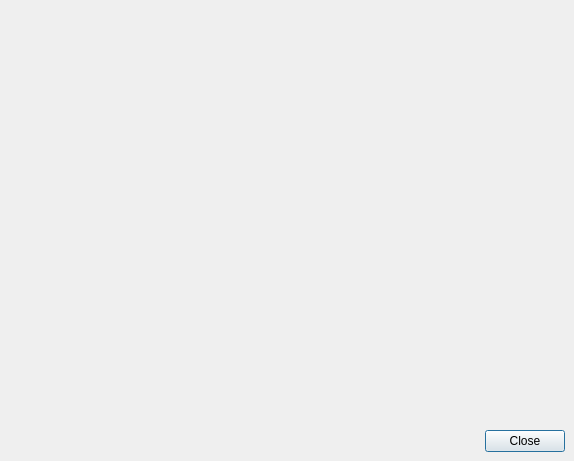
<?xml version="1.0" encoding="UTF-8"?>
<ui version="4.0">
 <class>BrowserDialog</class>
 <widget class="QDialog" name="BrowserDialog">
  <property name="geometry">
   <rect>
    <x>0</x>
    <y>0</y>
    <width>574</width>
    <height>461</height>
   </rect>
  </property>
  <property name="windowTitle">
   <string>Browser</string>
  </property>
  <layout class="QVBoxLayout">
   <property name="spacing">
    <number>6</number>
   </property>
   <property name="margin" stdset="0">
    <number>9</number>
   </property>
   <item>
    <widget class="lay::BrowserPanel" name="browser" native="true">
     <property name="sizePolicy">
      <sizepolicy hsizetype="Ignored" vsizetype="Expanding">
       <horstretch>0</horstretch>
       <verstretch>0</verstretch>
      </sizepolicy>
     </property>
    </widget>
   </item>
   <item>
    <widget class="QFrame" name="frame">
     <property name="frameShape">
      <enum>QFrame::NoFrame</enum>
     </property>
     <property name="frameShadow">
      <enum>QFrame::Raised</enum>
     </property>
     <layout class="QHBoxLayout">
      <property name="spacing">
       <number>6</number>
      </property>
      <property name="margin" stdset="0">
       <number>0</number>
      </property>
      <item>
       <spacer>
        <property name="orientation">
         <enum>Qt::Horizontal</enum>
        </property>
        <property name="sizeHint" stdset="0">
         <size>
          <width>40</width>
          <height>20</height>
         </size>
        </property>
       </spacer>
      </item>
      <item>
       <widget class="QPushButton" name="close_pb">
        <property name="text">
         <string>Close</string>
        </property>
       </widget>
      </item>
     </layout>
    </widget>
   </item>
  </layout>
 </widget>
 <customwidgets>
  <customwidget>
   <class>lay::BrowserPanel</class>
   <extends>QWidget</extends>
   <header>layBrowserPanel.h</header>
  </customwidget>
 </customwidgets>
 <resources/>
 <connections>
  <connection>
   <sender>close_pb</sender>
   <signal>clicked()</signal>
   <receiver>BrowserDialog</receiver>
   <slot>accept()</slot>
   <hints>
    <hint type="sourcelabel">
     <x>469</x>
     <y>422</y>
    </hint>
    <hint type="destinationlabel">
     <x>257</x>
     <y>222</y>
    </hint>
   </hints>
  </connection>
 </connections>
</ui>
